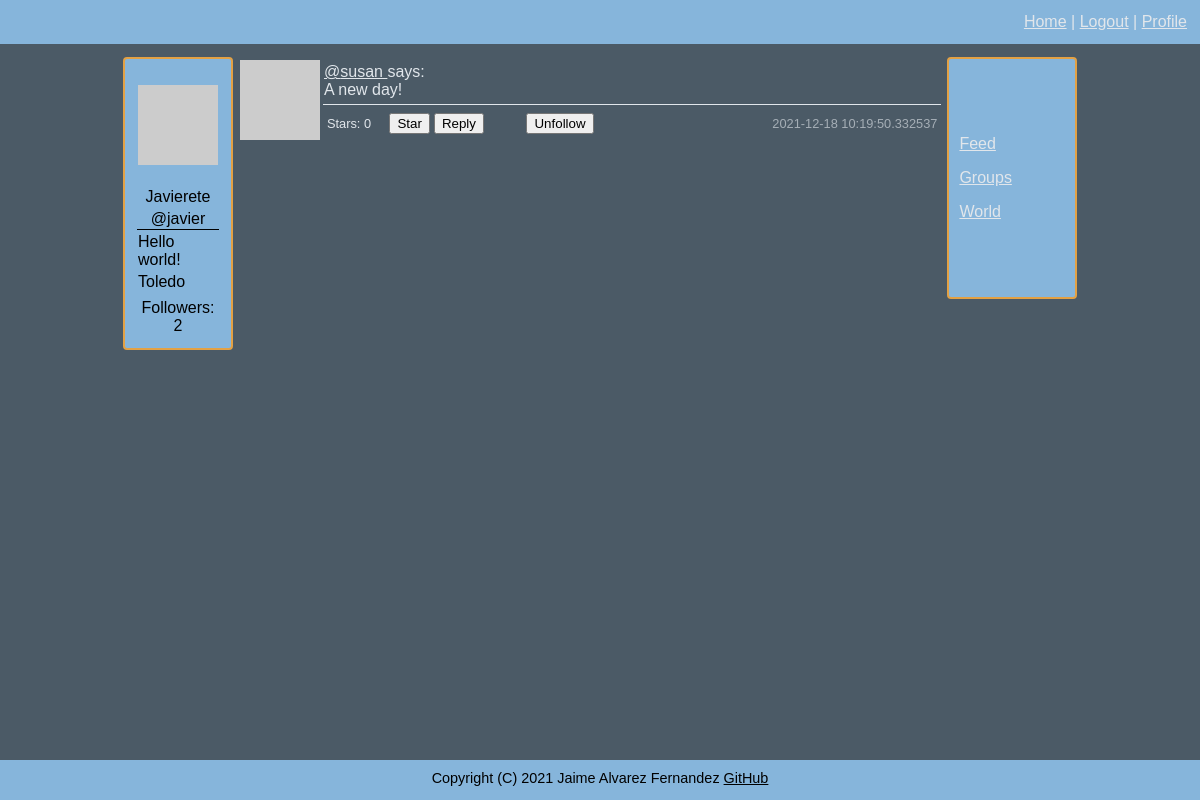
The page /conversation/10 (signed in) on the database as committed earlier.
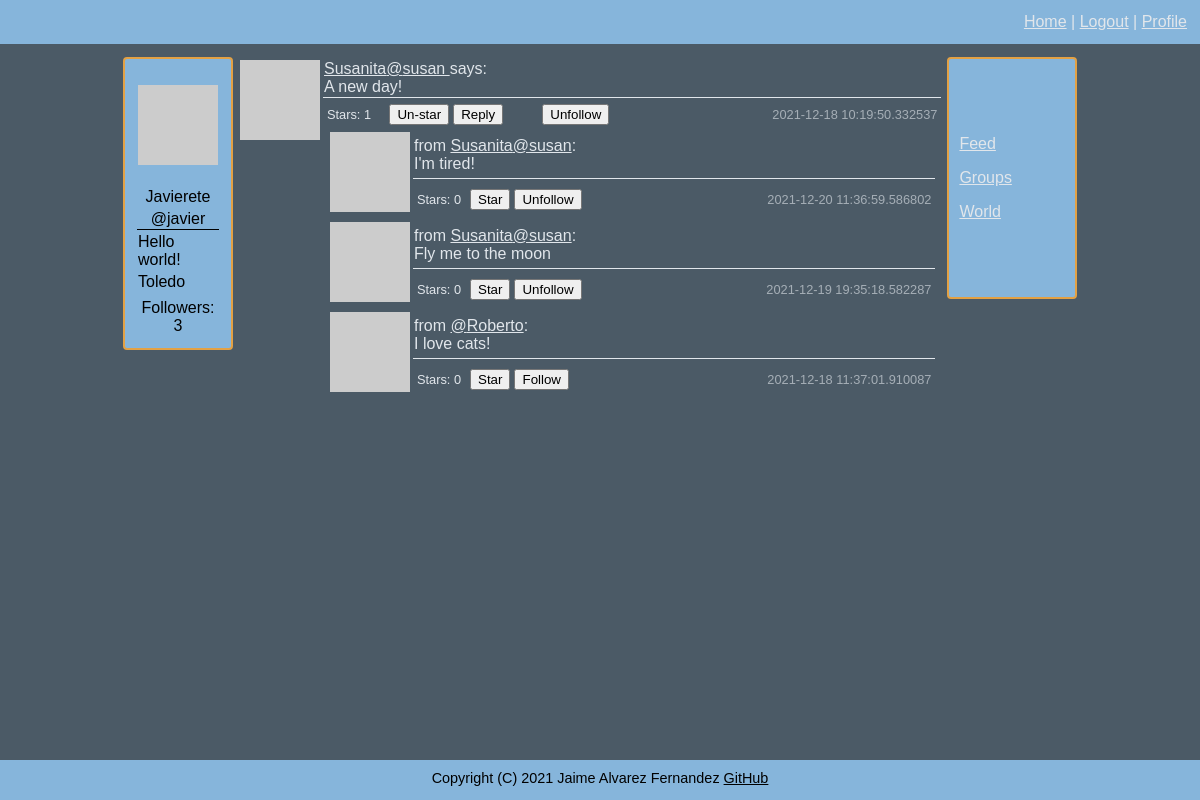
The same page on the database as committed later.
### connect/models.py (models this page shows, shortened)
class User(UserMixin, db.Model):
    id = db.Column(db.Integer, primary_key=True)
    username = db.Column(db.String(64), index=True, unique=True)
    email = db.Column(db.String(120), index=True, unique=True)
    nickname = db.Column(db.String(64))
    password = db.Column(db.String(128))
    about_me = db.Column(db.String(140))
    location = db.Column(db.String(64))
    website = db.Column(db.String(120))
    last_seen = db.Column(db.DateTime, default=datetime.datetime.utcnow)
    follower_bio = db.Column(db.Boolean, default=False)
    posts = db.relationship('Posts', backref='author', lazy='dynamic')
    reply = db.relationship('Reply', backref='author', lazy='dynamic')
    followed = db.relationship('User',
                               secondary=followers,
                               primaryjoin=(followers.c.follower_id == id),
                               secondaryjoin=(followers.c.followed_id == id),
                               backref=db.backref('followers', lazy='dynamic'), lazy='dynamic')
    starred = db.relationship('Posts',
                              secondary=stars,
                              backref=db.backref('awarded_stars', lazy='dynamic'), lazy='dynamic')
    starred_reply = db.relationship('Reply',
                                    secondary=stars_reply,
                                    backref=db.backref('awarded_stars_reply', lazy='dynamic'), lazy='dynamic')
    def avatar(self, size):
        digest = md5(self.email.lower().encode('utf-8')).hexdigest()
        return f'https://www.gravatar.com/avatar/{digest}?d=identicon&s={size}'
    def is_following(self, user):
        return self.followed.filter(followers.c.followed_id == user.id).count() > 0
    def is_starred(self, post):
        return self.starred.filter(stars.c.post_id == post.id).count() > 0
    def is_starred_reply(self, reply):
        return self.starred_reply.filter(stars_reply.c.reply_id == reply.id).count() > 0

class Posts(db.Model):
    id = db.Column(db.Integer, primary_key=True)
    body = db.Column(db.String(140))
    timestamp = db.Column(db.DateTime, index=True, default=datetime.datetime.utcnow)
    user_id = db.Column(db.Integer, db.ForeignKey('user.id'))
    reply = db.relationship('Reply', backref='original', lazy='dynamic')
    def replies(self):
        return Reply.query.filter_by(post_id=self.id).order_by(Reply.timestamp.desc()).all()

class Reply(db.Model):
    id = db.Column(db.Integer, primary_key=True)
    body = db.Column(db.String(140))
    timestamp = db.Column(db.DateTime, index=True, default=datetime.datetime.utcnow)
    user_id = db.Column(db.Integer, db.ForeignKey('user.id'))
    post_id = db.Column(db.Integer, db.ForeignKey('posts.id'))

### connect/routing.py (the view)
@app.route('/conversation/<post>')
@flask_login.login_required
def conversation(post):
    empty_form = forms.EmptyForm()
    post = models.Posts.query.filter_by(id=post).first()
    return flask.render_template('conversation.html', post=post, e_form=empty_form,
                                 title=f"Follow conversation from {post.author.username}")

### connect/forms.py
class EmptyForm(FlaskForm):
    submit = wtforms.SubmitField('Submit')

### connect/models.py (called while the page is built)
@login.user_loader
def load_user(user_id):
    return User.query.get(int(user_id))

### connect/routing.py (called while the page is built)
@app.before_request
def before_request():
    if flask_login.current_user.is_authenticated:
        flask_login.current_user.last_seen = datetime.datetime.utcnow()
        db.session.commit()

### connect/templates/conversation.html (shortened to what this page needs)
{% extends "general_template.html" %}
{% block content %}
<table width="100%">
    <tr>
        <td width="60" rowspan="2" valign="top"><img src="{{ post.author.avatar(60) }}"></td>
        <td class="bottom_line">
                <a href="{{ url_for('user_messages', username=post.author.username) }}">
                    {% if post.author.nickname %}{{ post.author.nickname }}{% endif %}@{{ post.author.username }}
                </a>
                says:<br>
             {{ post.body }}
        </td>
    </tr>
    <tr>
        <td>
            <table width="100%" border="0">
                <tr class="smaller_font_80">
                    <td width="10%">Stars: {{ post.awarded_stars.count() }}</td>
                    <td width="7%">
                        {% if post.author.username != current_user.username %}
                            {% if not current_user.is_starred(post) %}
                            <form method="post" action="{{ url_for('star', post=post.id, url=request.endpoint) }}">
                                {{ e_form.submit(value='Star') }}
                            </form>
                            {% else %}
                            <form method="post" action="{{ url_for('un_star', post=post.id, url=request.endpoint) }}">
                                {{ e_form.submit(value='Un-star') }}
                            </form>
                            {% endif %}
                        {% endif %}
                    </td>
                    <td>
                        <form method="get" action="{{ url_for('reply', post=post.id, url=request.endpoint) }}">
                            {{ e_form.submit(value='Reply') }}
                        </form>
                    </td>
                    <td>
                        {% if not current_user.is_following(post.author) and post.author != current_user %}
                        <form method="post" action="{{ url_for('follow', username=post.author.username, url=request.endpoint) }}">
                            {{ e_form.hidden_tag() }}
                            {{ e_form.submit(value='Follow') }}
                        </form>
                        {% elif current_user.is_following(post.author) and post.author != current_user  %}
                        <form method="post" action="{{ url_for('unfollow', username=post.author.username, url=request.endpoint) }}">
                            {{ e_form.submit(value='Unfollow') }}
                        </form>
                        {% endif %}
                    </td>
                    <td class="time">{{ post.timestamp }}</td>
                </tr>
                <tr>
                    <td colspan="5">
                        {% for n in range(post.replies()|length) %}
                            {% include "sub_templates/_replies.html" %}
                        {% endfor %}
                    </td>
                </tr>
            </table>
        </td>
    </tr>
</table>
{% endblock %}

### connect/templates/general_template.html (shortened to what this page needs)
<!DOCTYPE html>
<html lang="en">
<head>
    <link href="{{ url_for('static', filename='css/style.css') }}" rel="stylesheet" type="text/css" />
</head>
<body>
<header>
    <table width="100%">
        <tr>
            <td>
            </td>
            <td>
                <nav id="global_links">
                <a href="{{ url_for('index') }}">Home</a> |
                {% if current_user.is_anonymous %}
                <a href="{{ url_for('login') }}">Login</a> |
                <a href="{{ url_for('sign_in') }}">Register</a>
                {% else %}
                <a href="{{ url_for('logout') }}">Logout</a> |
                <a href="{{ url_for('profile') }}">Profile</a>
                {% endif %}
                </nav>
            </td>
        </tr>
    </table>
</header>
<div id="main_table">
    <table border="0" width="100%">
        <tr>
            <td width="10%" valign="top">
                {% if current_user.is_authenticated %}
                <div id="left_side">
                    {% include 'sub_templates/_profile.html' %}
                </div>
                {% endif %}
            </td>
            <td width="70%" align="center" valign="top">
                {% block content %}{% endblock %}
            </td>
            <td width="13%" valign="top">
                {% if current_user.is_authenticated %}
                <div id="right_side">
                    {% include 'sub_templates/_links.html' %}
                </div>
                {% endif %}
            </td>
        </tr>
    </table>
</div>
<footer>
    Copyright (C) 2021 Jaime Alvarez Fernandez
    <a href="https://github.com/Jaime-alv">GitHub</a>
</footer>
</body>
</html>

### connect/templates/sub_templates/_profile.html (shortened to what this page needs)
{% if user and user != current_user %}
    <p>
        <img src="{{ user.avatar(128) }}">
    </p>
    <table width="100%">
        <tr>
            <td>
                {% if user.nickname is not none %}
                {{ user.nickname }}
                {% endif %}
            </td>
        </tr>
        <tr>
            <td class="bottom_line">
                @{{ user.username }}
            </td>
        </tr>
        <tr>
            <td>
                {% if not current_user.is_following(user) %}
                <form method="post" action="{{ url_for('follow', username=user.username, url=request.endpoint) }}">
                    {{ e_form.hidden_tag() }}
                    {{ e_form.submit(value='Follow') }}
                </form>
                {% else %}
                <form method="post" action="{{ url_for('unfollow', username=user.username, url=request.endpoint) }}">
                    {{ e_form.hidden_tag() }}
                    {{ e_form.submit(value='Unfollow') }}
                </form>
                {% endif %}
            </td>
        </tr>
        <tr>
            <td class="justify_text">
                {% if user.about_me is not none %}
                    {{ user.about_me }}
                {% endif %}
            </td>
        </tr>
        <tr>
            <td>
                {% if user.location is not none %}
                    {{ user.location }}
                {% endif %}
            </td>
        </tr>
        <tr>
            <td>
                {% if user.website is not none %}
                    <a href="{{ current_user.website }}">{{ current_user.website }}</a>
                {% endif %}
            </td>
        </tr>
        <tr>
            <td>
                {% if user.follower_bio %}
                Followers: {{ current_user.followers.count() }}
                {% endif %}
            </td>
        </tr>
    </table>
{% else %}
    <p>
        <img src="{{ current_user.avatar(128) }}">
    </p>
    <table width="100%">
        <tr>
            <td>
                {% if current_user.nickname is not none %}
                {{ current_user.nickname }}
                {% endif %}
            </td>
        </tr>
        <tr>
            <td class="bottom_line">
                @{{ current_user.username }}
            </td>
        </tr>
        <tr>
            <td class="justify_text">
                {% if current_user.about_me is not none %}
                    {{ current_user.about_me }}
                {% endif %}
            </td>
        </tr>
        <tr>
            <td class="justify_text">
                {% if current_user.location is not none %}
                    {{ current_user.location }}
                {% endif %}
            </td>
        </tr>
        <tr>
            <td class="justify_text">
            </td>
        </tr>
        <tr>
            <td>
                {% if current_user.follower_bio %}
                Followers: {{ current_user.followers.count() }}
                {% endif %}
            </td>
        </tr>
    </table>
{% endif %}

### connect/templates/sub_templates/_replies.html (shortened to what this page needs)
<table width="100%">
    <tr>
        <td width="30" rowspan="2" valign="top"><img src="{{ post.replies()[n].author.avatar(30) }}"></td>
        <td class="bottom_line">
            from
            <a href="{{ url_for('user_messages', username=post.replies()[n].author.username) }}">{% if post.replies()[n].author.nickname %}{{ post.replies()[n].author.nickname }}{% endif %}@{{ post.replies()[n].author.username }}</a>:<br>
            {{ post.replies()[n].body }}
        </td>
    </tr>
    <tr>
        <td>
            <table width="100%" border="0">
                <tr class="smaller_font_80">
                    <td width="10%">Stars: {{ post.replies()[n].awarded_stars_reply.count() }}</td>
                    <td width="7%">
                        {% if post.replies()[n].author.username != current_user.username %}
                            {% if not current_user.is_starred_reply(post.replies()[n]) %}
                            <form method="post" action="{{ url_for('star_reply', reply_id=post.replies()[n].id, url=request.endpoint) }}">
                                {{ e_form.submit(value='Star') }}
                            </form>
                            {% else %}
                            <form method="post" action="{{ url_for('un_star_reply', reply_id=post.replies()[n].id, url=request.endpoint) }}">
                                {{ e_form.hidden_tag() }}
                                {{ e_form.submit(value='Un-star') }}
                            </form>
                            {% endif %}
                        {% endif %}
                    </td>
                    <td>
                        {% if not current_user.is_following(post.replies()[n].author) and post.replies()[n].author != current_user %}
                        <form method="post" action="{{ url_for('follow', username=post.replies()[n].author.username, url=request.endpoint) }}">
                            {{ e_form.submit(value='Follow') }}
                        </form>
                        {% elif current_user.is_following(post.replies()[n].author) and post.replies()[n].author != current_user  %}
                        <form method="post" action="{{ url_for('unfollow', username=post.replies()[n].author.username, url=request.endpoint) }}">
                            {{ e_form.submit(value='Unfollow') }}
                        </form>
                        {% endif %}
                    </td>
                    <td class="time">{{ post.replies()[n].timestamp }}</td>
                </tr>
            </table>
        </td>
    </tr>
</table>

### connect/templates/sub_templates/_links.html
<nav class="justify_text" style="padding:10px;">
    <p>
        <a href="{{ url_for('followed') }}">Feed</a>
    </p>
    <p>
        <a href="groups">Groups</a>
    </p>
    <p>
        <a href="messages">World</a>
    </p>
</nav>

### connect/static/css/style.css (style rules this page uses)
body { font-family: Arial; background: #4b5a66; color: #e1e6eb; min-height: 100vh; margin: 0; }
a { color: inherit; }
footer { min-height:20px; background:PapayaWhip; color: black; font-size:90%; text-align:center; padding:10px; background: #86b5db; }
header { font-size: 100%; background: #86b5db; padding:10px; }
#global_links { text-align:right; padding: 0px; }
#main_table { margin: 10px 10% 0px 10%; }
#right_side { margin: 0px 0px 0px 0%; align: right; font-size: 100%; text-align: center; border: 2px solid #e3a144; border-radius: 4px; background: #86b5db; padding: 50px 0px 50px 0px; }
#left_side { border: 2px solid #e3a144; text-align: center; border-radius: 4px; background: #86b5db; color: black; padding: 10px; }
.bottom_line { border: solid; border-width: 0px 0 1px 0; }
.justify_text { text-align: justify; text-justify: inter-word; }
.smaller_font_80 { font-size:80%; }
.time { text-align: right; opacity: 0.6; }
body { display:flex; flex-direction:column; }
footer { margin-top:auto; }

Rows that differ between the two databases and show on the page:
changed User "susan": author.nickname (not shown) → "Susanita"
added Reply: body "I'm tired!"
added Reply: body "Fly me to the moon"
now on this page (row edited): User: username "Roberto"
added Reply: body "I love cats!"
Other text that changed with them:
{{ current_user.followers.count() }}: "2" → "3"
{{ post.awarded_stars.count() }}: "0" → "1"
form field submit: (not shown) → "Un-star"
form field submit: "Star" → (not shown)
new list line: "from @ : Stars: 0 Star Unfollow"
new list line: "Susanita susan"
new list line: "2021-12-20 11:36:59.586802"
new list line: "2021-12-19 19:35:18.582287"
new list line: "from @ : Stars: 0 Star Follow"
new list line: "2021-12-18 11:37:01.910087"
